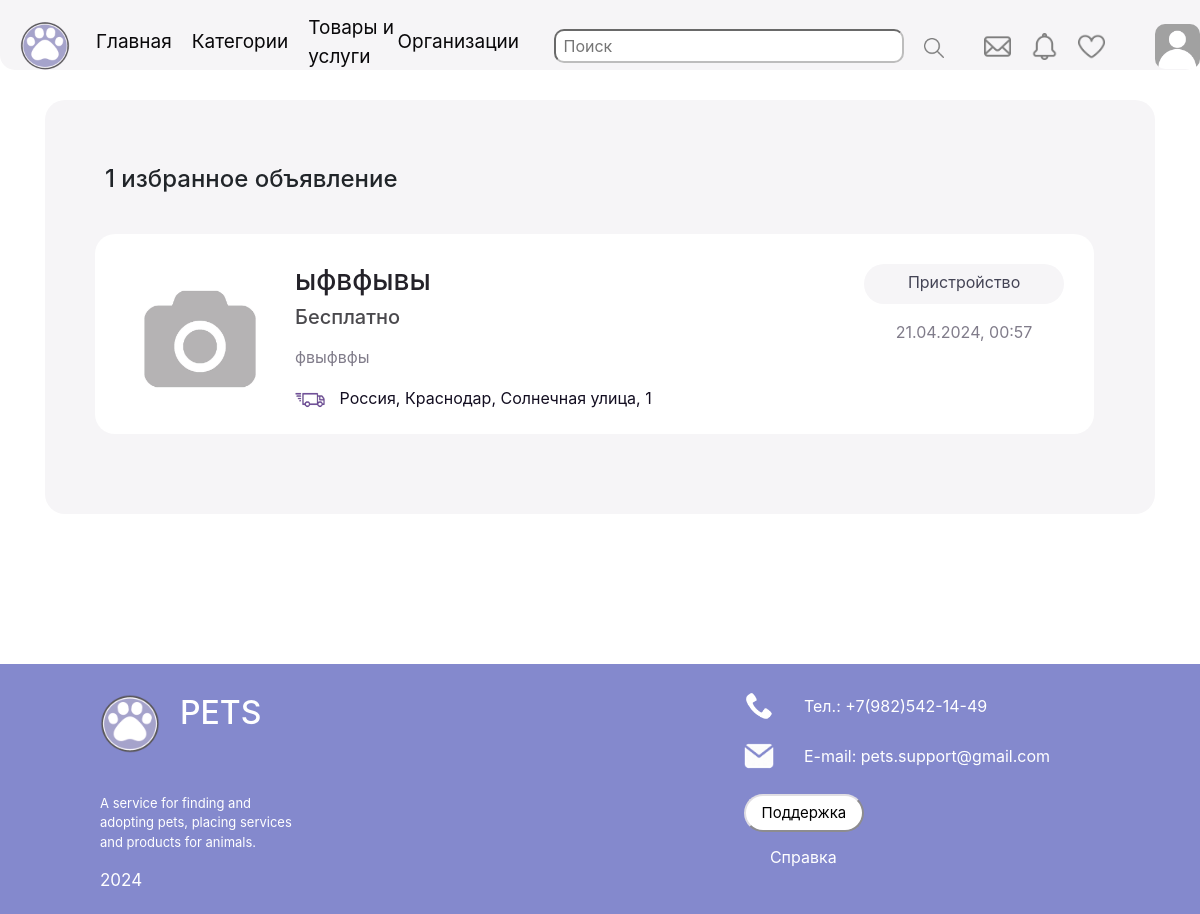
Page /favorites (signed in) on the committed database.
### data/post.py (models this page shows)
class Post(SqlAlchemyBase):
    __tablename__ = 'posts'
    id = sqlalchemy.Column(sqlalchemy.Integer,
                           primary_key=True, autoincrement=True)
    price = sqlalchemy.Column(sqlalchemy.Integer, default=0)
    currency = sqlalchemy.Column(sqlalchemy.String, default='₽')
    title = sqlalchemy.Column(sqlalchemy.String, nullable=False)
    content = sqlalchemy.Column(sqlalchemy.Text, nullable=False)
    created_date = sqlalchemy.Column(sqlalchemy.DateTime,
                                     default=datetime.datetime.now)
    address = sqlalchemy.Column(sqlalchemy.String, nullable=False)
    coords1 = sqlalchemy.Column(sqlalchemy.Float)
    coords2 = sqlalchemy.Column(sqlalchemy.Float)
    views_count = sqlalchemy.Column(sqlalchemy.Integer, default=0)
    destination = sqlalchemy.Column(sqlalchemy.String, nullable=False)
    delivery = sqlalchemy.Column(sqlalchemy.Boolean)
    photo = sqlalchemy.Column(sqlalchemy.String)
    phone = sqlalchemy.Column(sqlalchemy.String)
    breed = sqlalchemy.Column(sqlalchemy.String, nullable=False)
    color = sqlalchemy.Column(sqlalchemy.String)
    age = sqlalchemy.Column(sqlalchemy.Integer, nullable=False)
    documents = sqlalchemy.Column(sqlalchemy.Boolean)
    vaccin = sqlalchemy.Column(sqlalchemy.Boolean)
    steril = sqlalchemy.Column(sqlalchemy.Boolean)
    category = sqlalchemy.Column(sqlalchemy.String)
    user_id = sqlalchemy.Column(sqlalchemy.Integer,
                                sqlalchemy.ForeignKey("users.id"))
    user = orm.relationship("User")

### main.py (the view, shortened to what this page needs)
@app.route('/favorites', methods=['GET', 'POST'])
def favorites():
    session['link'] = '/favorites'
    session['link2'] = '/favorites'
    if current_user:
        posts = []
        db_sess = db_session.create_session()
        favs = db_sess.query(Favorite.post_id).filter(Favorite.user_id == current_user.id).all()
        for i in favs:
            posts.append(db_sess.query(Post).filter(Post.id == i[0]).first())
        posts = list(
            map(lambda x: [x.title, x.destination, x.price, x.currency,
                           x.content[:45] + '...' if len(x.content) > 45 else x.content,
                           x.address[:45] + '...' if len(x.address) > 45 else x.address, x.photo, x.id, x.delivery,
                           x.created_date.strftime('%d.%m.%Y, %H:%M')], posts))
        return render_template('favorites.html', title='Избранное', posts=posts, ln=len(posts),
                               n=int(str(len(posts))[-1]))
    return redirect('/profile')

### data/db_session.py (called while the page is built)
def create_session() -> Session:
    global __factory
    return __factory()

### main.py (called while the page is built)
@login_manager.user_loader
def load_user(user_id):
    db_sess = db_session.create_session()
    return db_sess.query(User).get(user_id)

### templates/favorites.html (shortened to what this page needs)
{% extends "base.html" %}
{% block content %}
<div class="content">
    <div style="margin-top: 25px;">
        {% if not posts %}
        <h4 style=" margin-left: 20px">Нет избранных объявлений</h4>
        {% elif n == 1%}
        <h4 style=" margin-left: 20px">{{ln}} избранное объявление</h4>
        {% elif 2 <= n <= 4 %}
        <h4 style=" margin-left: 20px">{{ln}} избранных объявления</h4>
        {% else %}
        <h4 style=" margin-left: 20px">{{ln}} избранных объявлений</h4>
        {% endif %}
        {% for i in posts %}
        <a href='/post/{{i[7]}}' class="post_fav" style="width: 97%; margin-left: 10px;">
            <div style="text-align: start; display: flex;">
                <p style="margin-right: 20px;"><img src={{i[6]}} height="150px" style="border-radius: 20px; "></p>
                <div style="width:75%">
                    <h3 style="color: #242229">{{i[0]}}</h3>
                    {% if i[2] >= 1 %}
                    <h5 style='color: #4a494d'>{{i[2]}} {{i[3]}}</h5>
                    {% else %}
                    <h5 style='color: #4a494d'>Бесплатно</h5>
                    {% endif %}
                    <p style="color: #807c8a">{{i[4]}}</p>
                    <p>
                        {% if i[8] %}
                        <img src="/static/img/delivery2.png" height="30" style="margin-right: 10px;">
                        {% endif %}{{i[5]}}</p>
                </div>
                <div style="text-align: center">
                    <p class="dest">{{i[1]}}</p>
                    <p style="color: #807c8a"> {{i[9]}}</p>
                </div>
            </div>
        </a>
        {% endfor %}
    </div>
</div>
{% endblock %}

### templates/base.html (shortened to what this page needs)
<!doctype html>
<html lang="en">
<head>
    <link rel="stylesheet"
          href="https://stackpath.bootstrapcdn.com/bootstrap/4.4.1/css/bootstrap.min.css"
>
    <link rel="stylesheet"
          href="/static/css/style.css">
</head>
<body class="main">
<header>
    <nav>
        <div>
            <a class="navbar-brand" href="/"><img src="/static/img/logo.png" width="50px"></a>
            <ul class="un">
                <li>
                    <a class="link" href="/">Главная</a>
                </li>
                <li>
                    <a class="link" href="/category">Категории</a>
                </li>
                <li>
                    <a class="link" href="#">Товары и услуги</a>
                </li>
                <li class='li2'>
                    <a class="link" href="/organizations">
                        Организации
                    </a>
                </li>
            </ul>
            <form class="search_f">
                <input placeholder=" Поиск" type="search">
                <a class="img_a" href=''><img src="/static/img/search_logo.png" height="20px"></a>
            </form>
            {% if current_user.is_authenticated %}
            <a class="img_a"><img src="/static/img/chat2.png" height="27px" alt="сообщения"></a>
            <a class="img_a"><img src="/static/img/bell.png" height="27px" alt="уведомления"></a>
            <a href="/favorites" class="img_a"><img src="/static/img/fav.png" height="27px" alt="избранное"></a>
            <a class="img_a" href="/profile"><img src="/static/img/avatar.png" height="45px"
                                                  style='border-radius: 10px; margin-left: 30px;'></a>
            {% else %}
            <a href='/profile'>
                <button class="login">Войти</button>
            </a>
            {% endif %}
        </div>
    </nav>
</header>
<main role="main" class="container">
    {% block content %}
    {% endblock %}
</main>
<footer>
    <div class="footer">
        <div style="display: block;">
            <div style="display: flex;">
                <img class="logo" src="/static/img/logo.png" height="60px">
                <h2> PETS</h2>
            </div>
            <div class="text">
                <p>A service for finding and adopting pets, placing services and products for animals.</p>
                <p style="font-size: 17px;">2024</p>
            </div>
        </div>
        <div class="contacts">
            <div class="cont">
                <img src="/static/img/phone.png">
                <p>Тел.: +7(982)542-14-49</p>
            </div>
            <div class="cont">
                <img src="/static/img/email.png">
                <p>E-mail: pets.support@gmail.com</p>
            </div>
            <a>
                <button class="butt" style="margin-bottom: 13px;">Поддержка</button>
            </a><br>
            <a href="" class="help">Справка</a>
        </div>
    </div>
</footer>
</body>

### static/css/style.css (style rules this page uses)
nav { border-radius: 0px 0px 15px 15px; background-color: #f6f5f7; color: #e2d3ed; height: 70px; }
.footer { margin-top: 150px; padding-left: 100px; padding-right: 150px; padding-top: 30px; align-items: start; height: 250px; display: flex; justify-content: space-between; background: #8489CD; color: #fff; }
.container { text-align: center; margin-top: 30px }
.dest { color: #444455; border-radius: 20px; border-color: #f6f5f7; height: 40px; width: 200px; text-align: center; padding: 6px; font-size: 16px; background: #f6f5f7; }
nav div { padding-left: 20px; padding-top: 5px; align-items: center; display: flex; }
.contacts { display: block; }
.cont { display: flex; align-items: center; margin-bottom: 10px; }
.post_mini, .post_fav { color: #130e21; text-decoration: none; border-radius: 20px; background-color: #fff; display: block; padding: 30px; height: 200px; margin: 40px; font-size: 16px; text-align: start; justify-content: start; width: 90%; }
.text { width: 200px; display: block; font-size: 13px; margin-top: 40px; }
.content { border-radius: 20px; background-color: #f6f5f7; display: block; justify-content: start; text-align: start; padding: 40px; margin-top: 30px; }
.un { margin-left: 10px; font-size: 19px; padding: 0px; align-items: center; margin-top: 9px; list-style-type: none; display: flex; }
.help { color: #fff; margin-left: 26px; text-decoration: none }
.link { margin-right: 20px; text-decoration: none; color: #09080a; }
.img_a { margin-left: 20px; }
.butt { font-size: 15px; border-radius: 30px; border-color: #e0dee3; justify-items: center; outline:none; padding: 6px; margin-right: 20px; width: 120px; background: #fff; }
.cont img { margin-top: -16px; height:30px; margin-right: 30px }
.logo { margin-right: 20px; }
.search_f { display: flex; align-items: center; margin-right: 20px; }
.search_f input { width: 350px; padding: 3px; margin-left: 15px; border-radius: 10px; border-color: #BDBDBD; }

### rows in the picture
Post: photo (picture), title "ыфвфывы", content "фвыфвфы", address "Россия, Краснодар, Солнечная улица, 1", destination "Пристройство", views_count "21.04.2024, 00:57"

### other values in the picture
{{ ln }} "1"
